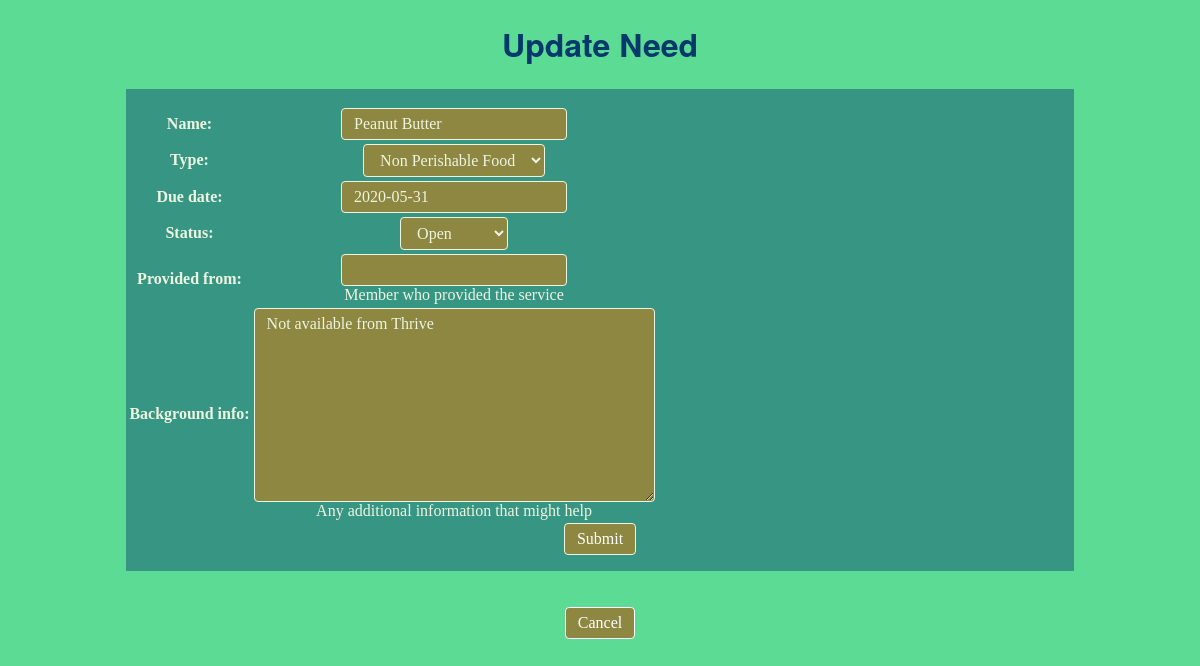
/need/update/1, run on an earlier commit of the app's database.
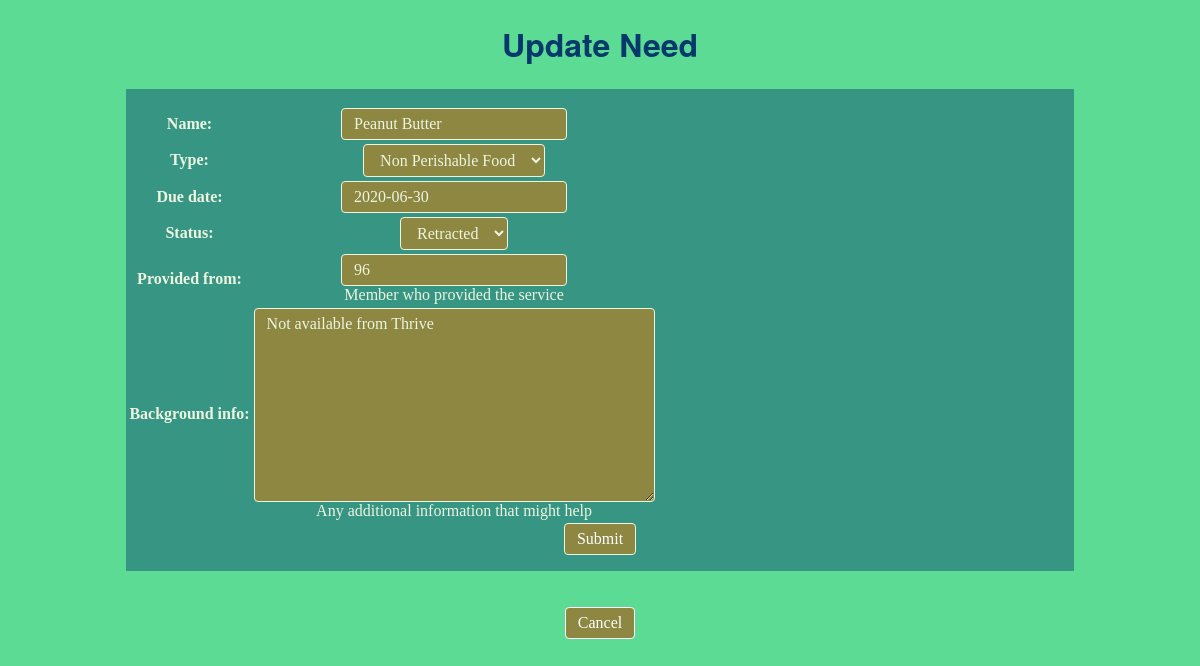
And on a later commit of the database.
### share/models.py (models this page shows, shortened)
class Need(models.Model):
    STATUS = (
    ('Open', 'Open'),
    ('Pending', 'Pending'),
    ('Provided', 'Provided'),
    ('Expired', 'Expired'),
    ('Retracted', 'Retracted'),
    )
    name = models.CharField(max_length=50, help_text='')
    member_id = models.PositiveSmallIntegerField(blank=False,
    help_text='Member with need',default=0)
    type = models.CharField(max_length=25, choices=TYPE)
    due_date = models.DateTimeField(auto_now=False, auto_now_add=False, \
    blank=True, null=True, help_text='when is the item needed?')
    background_info = models.TextField(max_length=1000, blank=True, \
    help_text="Any additional information that might help")
    status = models.CharField(max_length=25, choices=STATUS, default='Open')
    provided_from = models.PositiveSmallIntegerField(blank=True, null=True,
    help_text="Member who provided the service")

### share/views.py (the view)
# urls.py: path("need/update/", views.NeedUpdate.as_view(), name="update_need_form"), # Needed 5/26/20 to get past NoReverseMatch Error
class NeedUpdate(UpdateView):
    model = Need
    fields = ['name', 'type', 'due_date','status','provided_from','background_info']
    template_name_suffix = '_update_form'
    success_url = reverse_lazy('summary')

### share/templates/share/need_update_form.html (shortened to what this page needs)
{% extends "base_generic.html" %}
{% block content %}
<h1>Update Need</h1>
<div class="login-grid">
  <div class="login-left-margin"></div>
  <div class="login-middle">
    <form action="" method="post">
      <table>
        {{form.as_table}}
      </table>
      <input class="btn btn-primary" style="color:white" type="submit" value="Submit">
    </form>
  </div>
  <div class="login-right-margin"></div>
</div>
<br>
    <div class="bold-centered">
      <a class="button-submit" style="color:white" href="{% url 'summary'%}">Cancel</a>
    </div>
{% load staticfiles %}
{% endblock %}

What changed in the data, as far as the page shows it:
changed Need "Peanut Butter": due_date "2020-05-31" → "2020-06-30"; status "Open" → "Retracted"; provided_from (not shown) → "96"
